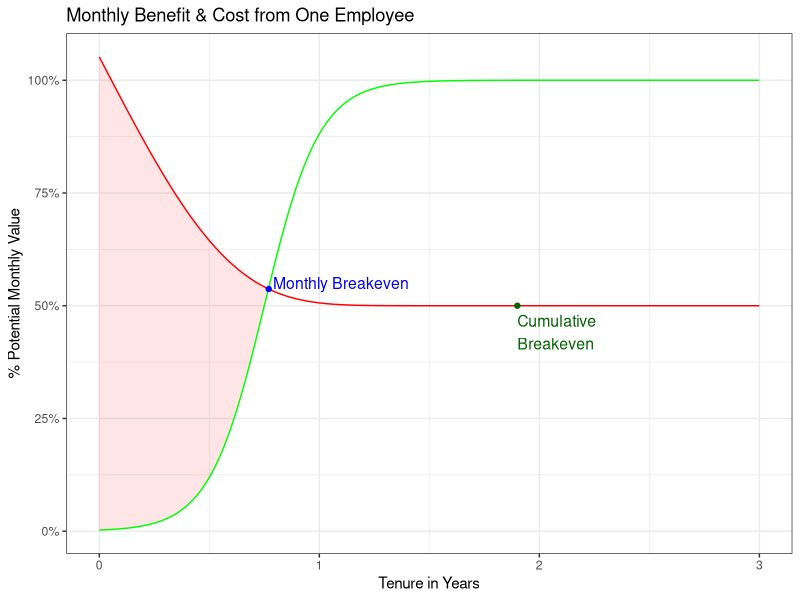

R code for this plot:
library(reshape)
library(ggplot2)
library(ggthemes)
library(scales)

max.yrs <- 3		# max number of years to show on plot
max.benefit <- 1.5	# year at which employee delivers fully-trained value (asymptote) 

cost.ramp <- 1.7	# higher numbers speed up time before costs = salary
cost.scale <- 1.5		# higher numbers increase height of original training costs
salary <- 0.5		# monthly salary as a percent of fully trained value delivered to company
pts.yr <- 100		# how many points per year

# set up data frame with time series in months
emp.value <- as.data.frame(0:(max.yrs*pts.yr)/pts.yr)
names(emp.value)<- "tenure.yrs"

# set up benefit function, modeled as a sigmoid
# t<-seq(0,1,.1); p<-1/(1+exp(-t*12+6)) 
# p defines a nice sigmoid for 0..1
emp.value$benefit <- 1/(1+exp(-(emp.value$tenure.yrs/max.benefit*12-6)))

# set up cost function, modeled as a gompertz
emp.value$cost <- exp(-exp(cost.ramp * emp.value$tenure.yrs)) * cost.scale + salary

# calc breakeven points
be.pt.id <- which.max((emp.value$benefit - emp.value$cost)>0)
be.pt <- emp.value$tenure.yrs[be.pt.id]
be.cume.id <- which.max(cumsum(emp.value$benefit - emp.value$cost)>0)
be.cume <- emp.value$tenure.yrs[be.cume.id]

writeLines(sprintf("At this rate net benefit begins at year %.2f, breakeven at year %.2f",
				   be.pt, be.cume))

# plot time vs. monthly cost, benefit
fig1 <- ggplot(data=emp.value,
			   aes(x=tenure.yrs)) + 
	geom_ribbon(fill="red", size=0, aes(ymax=cost,ymin=benefit,alpha=cost>benefit)) + 
	scale_alpha_discrete(range=c(0,.1)) + 
	theme(legend.position="none") +

	geom_line(col="red", aes(y=cost)) + 
	geom_line(col="green", aes(y=benefit)) +
	theme(legend.position="bottom") +

	annotate("point", 
			 x=emp.value$tenure.yrs[be.pt.id], 
			 y=emp.value$cost[be.pt.id], 
			 color="Blue") +
	annotate("text", 
			 x=emp.value$tenure.yrs[be.pt.id]+0.02, 
			 y=emp.value$cost[be.pt.id], 
			 color="Blue",
			 size=4,
			 label="Monthly Breakeven",
			 hjust=0, vjust=0) +
	annotate("point", 
			 x=emp.value$tenure.yrs[be.cume.id], 
			 y=emp.value$cost[be.cume.id], 
			 color="DarkGreen") +
	annotate("text", 
			 x=emp.value$tenure.yrs[be.cume.id], 
			 y=emp.value$cost[be.cume.id] - 0.02, 
			 size=4,
			 color="DarkGreen",
			 label="Cumulative\nBreakeven",
			 hjust=0, vjust=1) +
	scale_y_continuous(labels = percent) +
	theme_bw() +
	theme(legend.position="none") +
	labs(title="Monthly Benefit & Cost from One Employee", 
		 x="Tenure in Years", 
		 y="% Potential Monthly Value") 

# png("figure_1.png")
# print(fig1)
# dev.off()

gen.timeline <- function() {
	yrs <- 4.2
	days <- yrs*365
	emp <- 150
	tenure.mean <- 1.5
	tenure.sd <- 1
	target <- 2014.2

	d.t <- as.data.frame(1:emp)
	names(d.t)[1] <- "id"

	d.t$hire <- sample(days, emp, replace=TRUE)/365 + 2010
	d.t$tenure.yrs <- rnorm(emp, tenure.mean, tenure.sd )
	d.t$tenure.yrs <- sapply(d.t$tenure.yrs, function(x) { max(0.1,x)})
	d.t$term <- d.t$hire + d.t$tenure.yrs
	d.t$term.class <- factor(ifelse(d.t$term <= target, "already.term",
									ifelse(d.t$hire <= target, "still.working",
										   "not.hired.yet" )))

	return(d.t)
}

d.timeline <- gen.timeline()

writeLines(sprintf("%.1f%% employees below monthly breakeven, %.1f%% below cume breakeven",
				  	sum(d.timeline$tenure.yrs<be.pt)/nrow(d.timeline)*100, 
					sum(d.timeline$tenure.yrs<be.cume)/nrow(d.timeline)*100))

fig2 <- ggplot(d.timeline,
		   aes(x=hire, xmin=hire, xmax=term, y=id, col=term.class)) + 
		geom_errorbarh(height=5) + 
		scale_color_hue(name="term.class") +
		geom_vline(xintercept=2014.2,col="red", size=1) +
		scale_x_continuous(limits=c(2010,2016)) +
		labs(x="Hire Date", y="Employees") +
		theme_bw() + 
		theme(legend.position="bottom",
			  axis.ticks.y=element_blank(),
			  axis.text.y=element_blank())
# print(fig2)


fig3 <- ggplot(d.timeline,
		   aes(x=tenure.yrs, xmin=0, xmax=tenure.yrs,
			   y=id, col=term.class)) + 
		geom_errorbarh(height=5) + 
		scale_color_hue(name="term.class") +
		geom_vline(xintercept=be.pt,col="Blue", size=1) +
		geom_vline(xintercept=be.cume,col="DarkGreen", size=1) +
		scale_x_continuous() +
		labs(x="Hire Date", y="Employees") +
		theme_bw() + 
		theme(legend.position="bottom",
			  axis.ticks.y=element_blank(),
			  axis.text.y=element_blank())
print(fig1)
